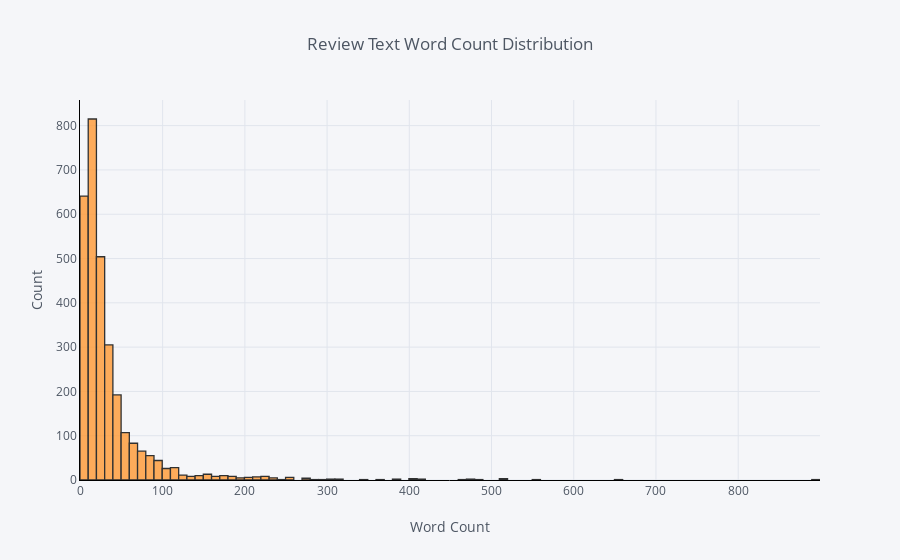

Notebook code for this chart:
### Markdown cell above
### 3.4 The distribution of review word count

### Code cell
mv_data['word_count'].iplot(
    kind='hist',
    bins=100,
    xTitle='Word Count',
    linecolor='black',
    yTitle='Count',
    title='Review Text Word Count Distribution')

### Figure 1 — Plotly figure (JSON) as saved in the notebook; plotly's stock layout.template omitted (floating-point values rounded to 4 significant figures; data arrays with more than 128 entries replaced by an {"elided": "..."} marker saying what was removed)
{"data": [{"histfunc": "count", "histnorm": "", "marker": {"color": "rgba(255, 153, 51, 1.0)", "line": {"color": "#000000", "width": 1.3}}, "name": "word_count", "nbinsx": 100, "opacity": 0.8, "orientation": "v", "type": "histogram", "uid": "6f5143c2-62d3-4826-8803-4f9ba6e29f3e", "x": {"elided": "3000 int values"}}], "layout": {"barmode": "overlay", "legend": {"bgcolor": "#F5F6F9", "font": {"color": "#4D5663"}}, "paper_bgcolor": "#F5F6F9", "plot_bgcolor": "#F5F6F9", "title": {"font": {"color": "#4D5663"}, "text": "Review Text Word Count Distribution"}, "xaxis": {"gridcolor": "#E1E5ED", "linecolor": "black", "showgrid": true, "tickfont": {"color": "#4D5663"}, "title": {"font": {"color": "#4D5663"}, "text": "Word Count"}, "zerolinecolor": "#E1E5ED"}, "yaxis": {"gridcolor": "#E1E5ED", "linecolor": "black", "showgrid": true, "tickfont": {"color": "#4D5663"}, "title": {"font": {"color": "#4D5663"}, "text": "Count"}, "zerolinecolor": "#E1E5ED"}}}
